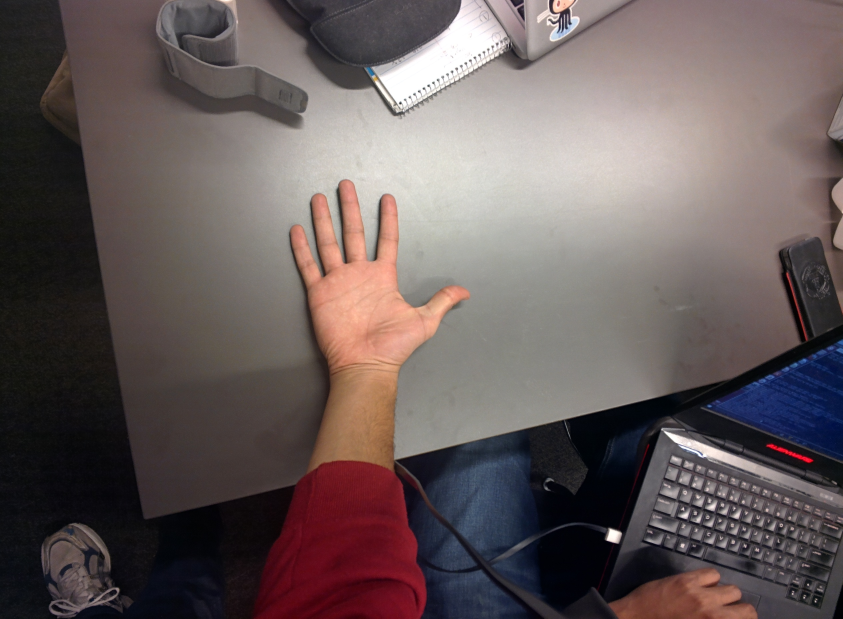
#> input picture assistant/hand_detection/data/hand_small_table.jpg, 2528 x 1856 px (shown at 1/3 size)
$ python select_threshold_values.py   (Python 2 division)
#> lines starting #> are read from the running program, lines starting #| are printed output that depends on the picture; after the words box and inside, x2 and y2 are one past the last pixel; in counts of white or black regions, pixels touching at a corner belong together
import cv2
import numpy as np

# No-Op function
def nothing(x):
    pass

# Creating a window for later use
cv2.namedWindow('result')

# Starting with 100's to prevent error while masking
h_low,s_low,v_low = 50,50,50
h_high,s_high,v_high = 100,100,100

# Creating track bar
cv2.createTrackbar('h_low', 'result',0,179,nothing)
#> slider 'h_low' is set to 35
cv2.createTrackbar('s_low', 'result',0,255,nothing)
#> slider 's_low' is set to 51
cv2.createTrackbar('v_low', 'result',0,255,nothing)
#> slider 'v_low' is set to 51
cv2.createTrackbar('h_high', 'result',0,179,nothing)
#> slider 'h_high' is set to 179
cv2.createTrackbar('s_high', 'result',0,255,nothing)
#> slider 's_high' is set to 255
cv2.createTrackbar('v_high', 'result',0,255,nothing)
#> slider 'v_high' is set to 255

while(1):
    frame = cv2.imread('data/hand_small_table.jpg', cv2.IMREAD_COLOR)
#> frame is the input picture: shape (1856, 2528, 3); mean B, G, R 91.2, 91.6, 103.4
    HEIGHT, WIDTH, _ = frame.shape
#> HEIGHT = 1856; WIDTH = 2528
    frame = cv2.resize(frame, (WIDTH/3,HEIGHT/3))
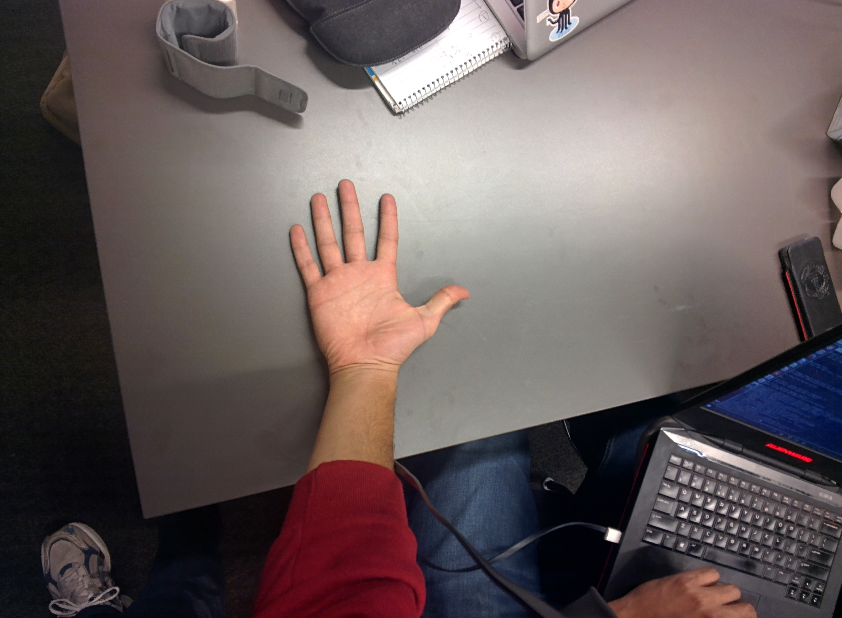
#> frame: shape (618, 842, 3); mean B, G, R 91, 91.5, 103.3

    #converting to HSV
    hsv = cv2.cvtColor(frame,cv2.COLOR_BGR2HSV)
#> hsv: shape (618, 842, 3); mean H, S, V 58.5, 58.5, 106.3

    # get info from track bar and appy to result
    h_low = cv2.getTrackbarPos('h_low','result')
    s_low = cv2.getTrackbarPos('s_low','result')
    v_low = cv2.getTrackbarPos('v_low','result')
    h_high = cv2.getTrackbarPos('h_high','result')
    s_high = cv2.getTrackbarPos('s_high','result')
    v_high = cv2.getTrackbarPos('v_high','result')

    # Normal masking algorithm
    lower = np.array([h_low,s_low,v_low])
    upper = np.array([h_high,s_high,v_high])

    mask = cv2.inRange(hsv,lower, upper)
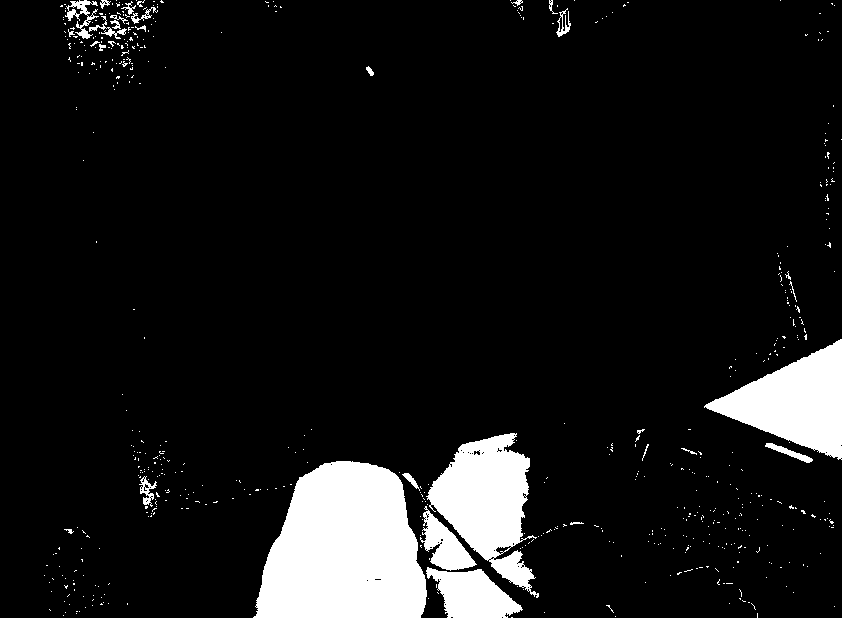
#> mask: shape (618, 842); 9% white; 580 white regions (549 under 20 px), largest, box (x1, y1, x2, y2) and area: (253, 461, 427, 618) 20949, (426, 433, 539, 598) 9390, (704, 339, 842, 460) 8519

    result = cv2.bitwise_and(frame,frame,mask = mask)
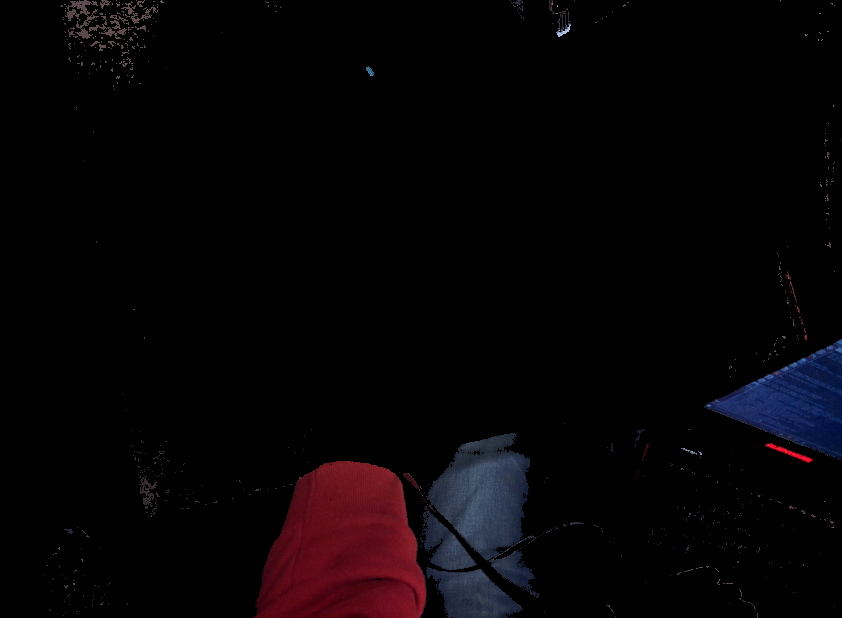
#> result: shape (618, 842, 3); mean B, G, R 4.9, 3, 6

    cv2.imshow('result',result)

    k = cv2.waitKey(5) & 0xFF
#> (key Esc is pressed here)
    if k == 27:
        break

print "H = [%d,%d]" % (h_low,h_high)
print "S = [%d,%d]" % (s_low,s_high)
print "V = [%d,%d]" % (v_low,v_high)
cv2.destroyAllWindows()

$ run again, with assistant/hand_detection/data/hand_large.jpg copied over assistant/hand_detection/data/hand_small_table.jpg
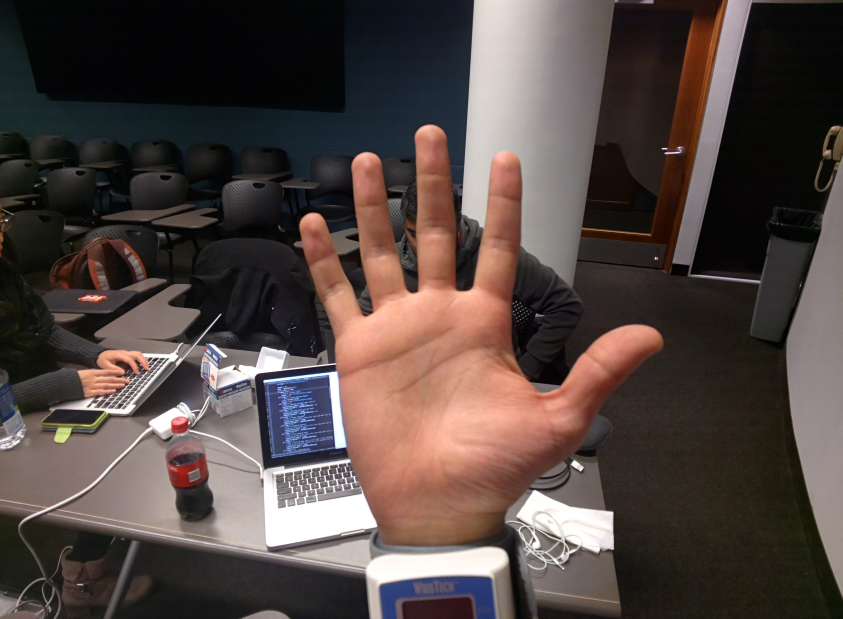
#> input picture assistant/hand_detection/data/hand_large.jpg, 2528 x 1856 px (shown at 1/3 size)
#> frame is the input picture: shape (1856, 2528, 3); mean B, G, R 66.3, 70.1, 82.7
#> frame: shape (618, 842, 3)
#> hsv: shape (618, 842, 3); mean H, S, V 51.1, 74.3, 85.3
#> `mask = cv2.inRange(hsv,lower, upper)`:
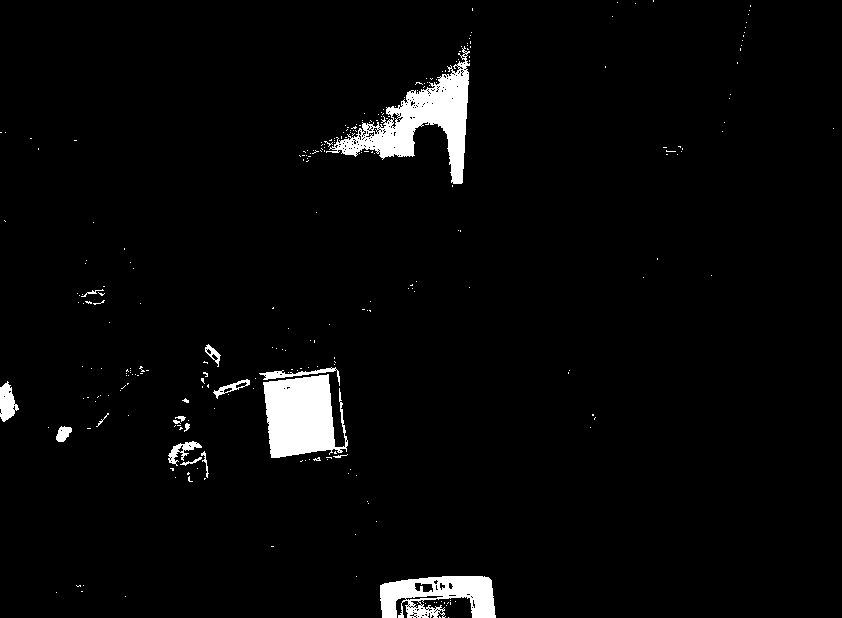
#> mask: shape (618, 842); 3.2% white; 274 white regions (257 under 20 px), largest, box (x1, y1, x2, y2) and area: (326, 46, 470, 184) 5842, (263, 374, 348, 458) 5130, (380, 576, 496, 618) 3283
#> `result = cv2.bitwise_and(frame,frame,mask = mask)`:
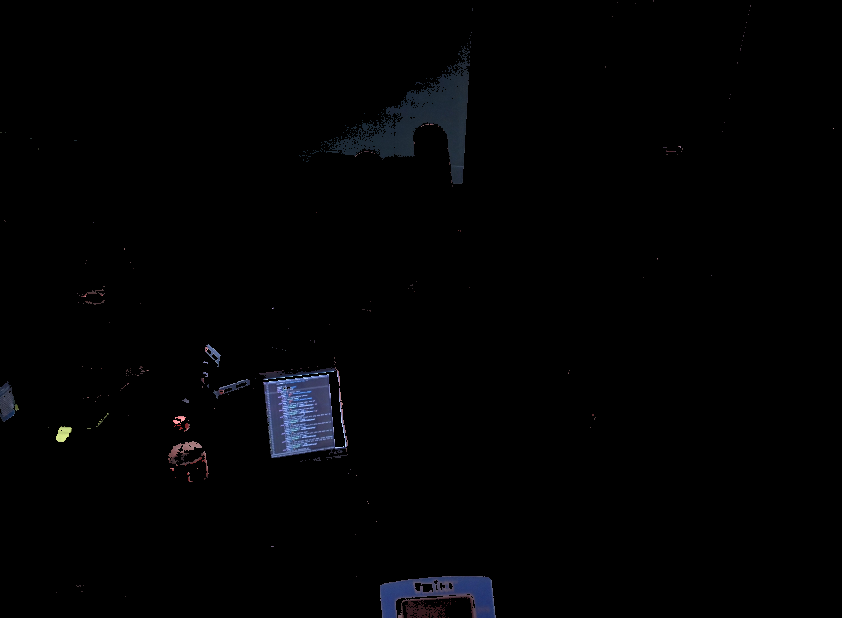
#> result: shape (618, 842, 3); mean B, G, R 3, 2.1, 1.9
